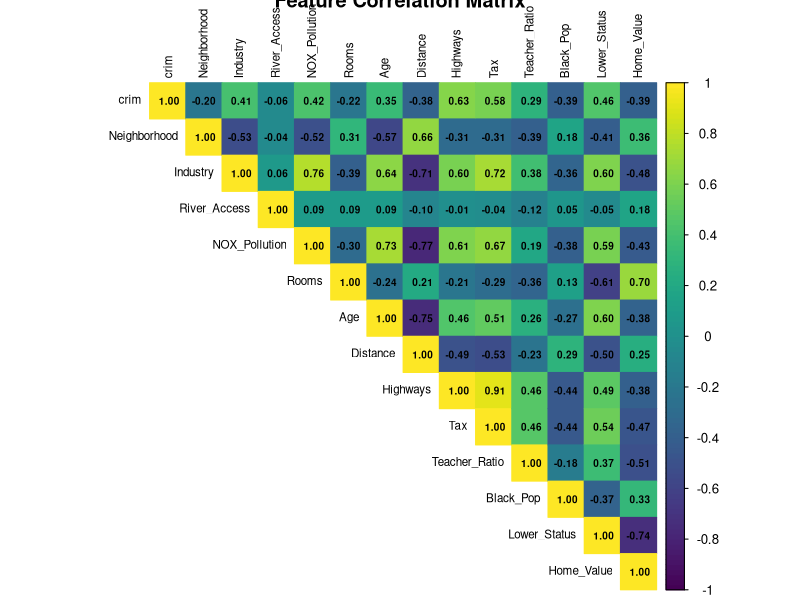
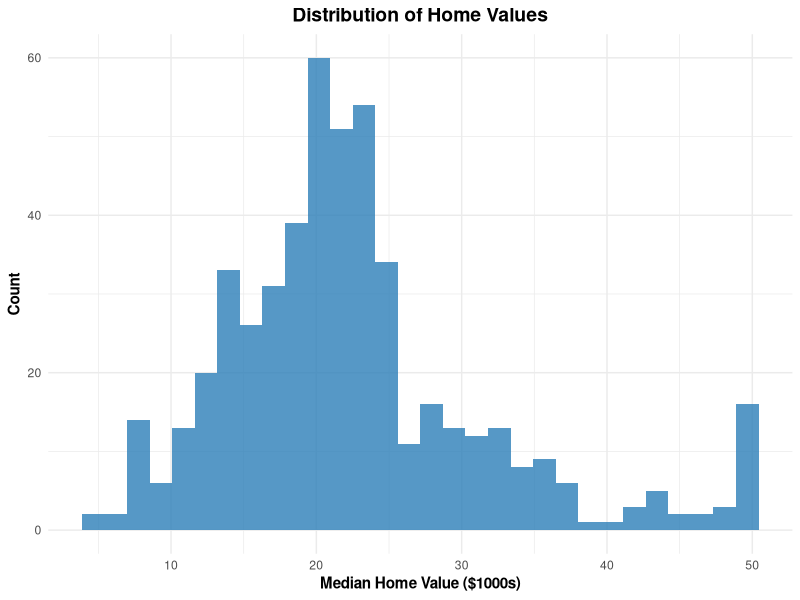
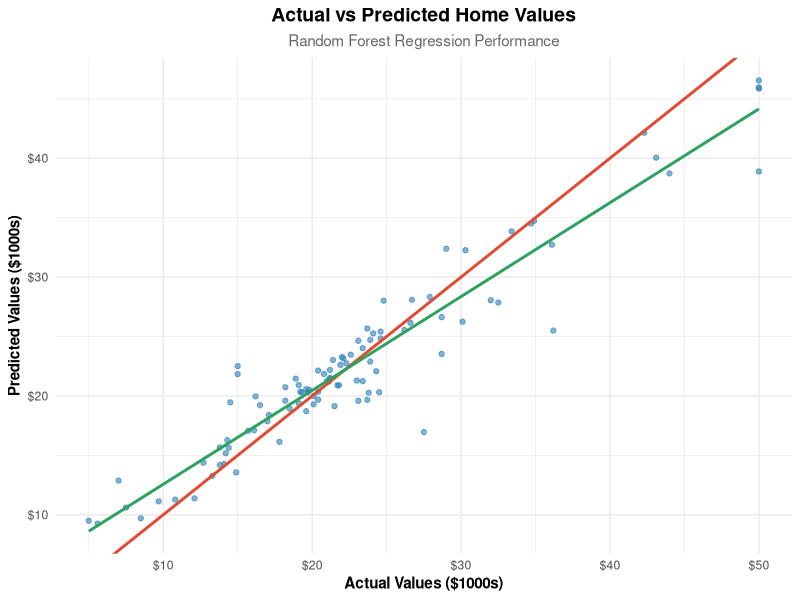
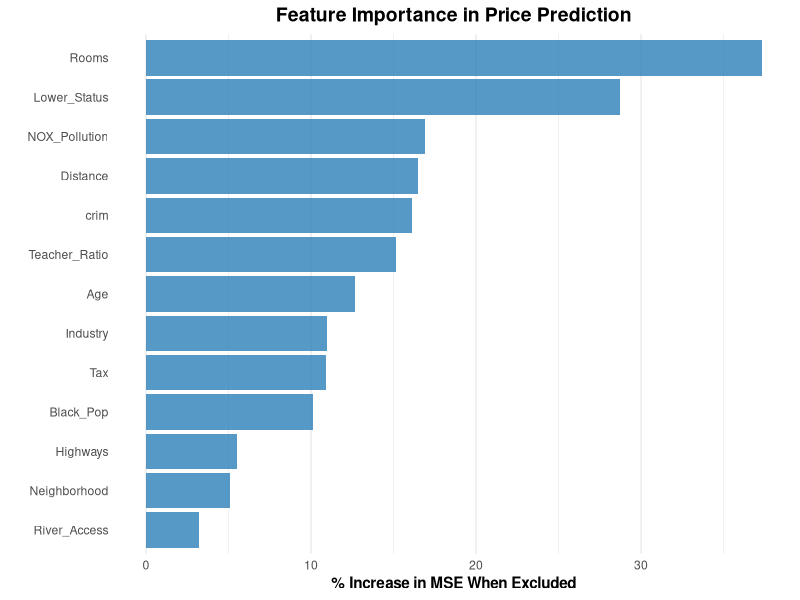
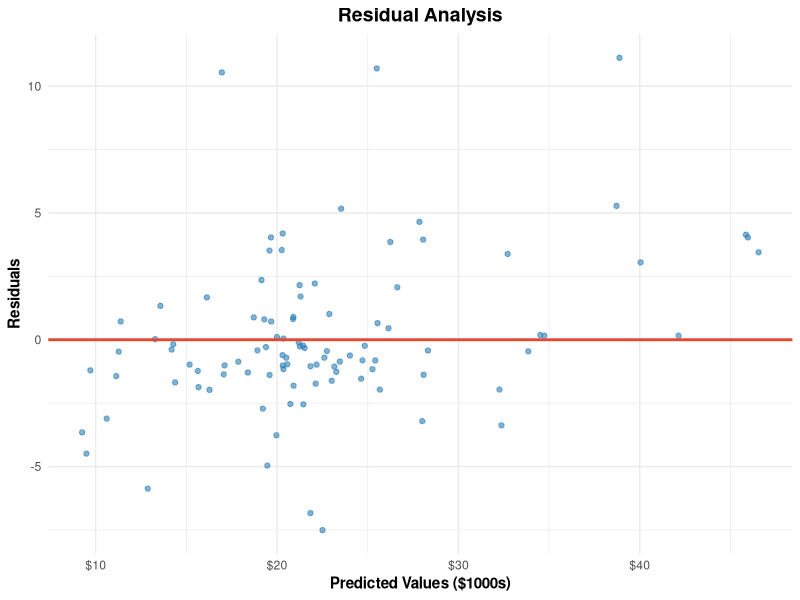

The R source for these figures, in order:
# Boston Housing Price Prediction Analysis
# Portfolio Project - Predictive Modeling & Data Visualization

# ----------------------------
# 1. Environment Setup
# ----------------------------
# Install & load packages
packages <- c("tidyverse", "caret", "randomForest", "corrplot", 
              "Metrics", "MASS", "ggpubr", "viridis")
installed <- packages %in% rownames(installed.packages())
if (any(!installed)) install.packages(packages[!installed])

suppressPackageStartupMessages({
  library(tidyverse)
  library(caret)
  library(randomForest)
  library(corrplot)
  library(Metrics)
  library(MASS)
  library(ggpubr)
  library(viridis)
})

# ----------------------------
# 2. Data Preparation
# ----------------------------
data <- MASS::Boston

# Convert to tibble for better printing
housing_data <- as_tibble(data) %>%
  rename(Neighborhood = zn,
         Industry = indus,
         River_Access = chas,
         NOX_Pollution = nox,
         Rooms = rm,
         Age = age,
         Distance = dis,
         Highways = rad,
         Tax = tax,
         Teacher_Ratio = ptratio,
         Black_Pop = black,
         Lower_Status = lstat,
         Home_Value = medv)

# ----------------------------
# 3. Exploratory Data Analysis
# ----------------------------
# Custom theme for visualizations
portfolio_theme <- theme_minimal() +
  theme(
    plot.title = element_text(face = "bold", size = 14, hjust = 0.5),
    plot.subtitle = element_text(hjust = 0.5, color = "grey40"),
    axis.title = element_text(face = "bold"),
    legend.position = "bottom"
  )

# Correlation matrix with significance
cor_matrix <- cor(housing_data)
png("correlation_matrix.png", width = 8, height = 6, units = "in", res = 300)
corrplot(cor_matrix, method = "color", type = "upper",
         tl.cex = 0.7, tl.col = "black",
         addCoef.col = "black", number.cex = 0.6,
         col = viridis(100),
         title = "Feature Correlation Matrix")
dev.off()

# Distribution of target variable
target_dist <- ggplot(housing_data, aes(x = Home_Value)) +
  geom_histogram(fill = "#2c7fb8", bins = 30, alpha = 0.8) +
  labs(title = "Distribution of Home Values",
       x = "Median Home Value ($1000s)", y = "Count") +
  portfolio_theme

ggsave("home_value_distribution.png", target_dist, width = 8, height = 6)

# ----------------------------
# 4. Model Development
# ----------------------------
set.seed(123)
train_index <- createDataPartition(housing_data$Home_Value, p = 0.8, list = FALSE)
train_data <- housing_data[train_index, ]
test_data <- housing_data[-train_index, ]

# Train Random Forest model
set.seed(123)
rf_model <- randomForest(
  Home_Value ~ .,
  data = train_data,
  ntree = 500,
  mtry = 4,
  importance = TRUE,
  do.trace = 100
)

# ----------------------------
# 5. Model Evaluation
# ----------------------------
# Generate predictions
predictions <- predict(rf_model, newdata = test_data)

# Create evaluation data frame
results <- tibble(
  Actual = test_data$Home_Value,
  Predicted = predictions
)

# Actual vs Predicted plot
avp_plot <- ggplot(results, aes(x = Actual, y = Predicted)) +
  geom_point(alpha = 0.6, color = "#2c7fb8") +
  geom_abline(slope = 1, intercept = 0, color = "#e34a33", linewidth = 1) +
  geom_smooth(method = "lm", color = "#2ca25f", se = FALSE) +
  labs(title = "Actual vs Predicted Home Values",
       subtitle = "Random Forest Regression Performance",
       x = "Actual Values ($1000s)", 
       y = "Predicted Values ($1000s)") +
  portfolio_theme +
  scale_x_continuous(labels = scales::dollar_format(prefix = "$")) +
  scale_y_continuous(labels = scales::dollar_format(prefix = "$"))

ggsave("actual_vs_predicted.png", avp_plot, width = 10, height = 8)

# Feature importance visualization
importance <- importance(rf_model)
var_importance <- data.frame(
  Feature = rownames(importance),
  Importance = importance[, "%IncMSE"]
) %>% arrange(desc(Importance))

var_plot <- ggplot(var_importance, aes(x = reorder(Feature, Importance), y = Importance)) +
  geom_col(fill = "#2c7fb8", alpha = 0.8) +
  coord_flip() +
  labs(title = "Feature Importance in Price Prediction",
       x = "", y = "% Increase in MSE When Excluded") +
  portfolio_theme +
  theme(panel.grid.major.y = element_blank())

ggsave("feature_importance.png", var_plot, width = 10, height = 6)

# ----------------------------
# 6. Performance Metrics
# ----------------------------
metrics <- list(
  RMSE = rmse(results$Actual, results$Predicted),
  MAE = mae(results$Actual, results$Predicted),
  R2 = R2(results$Predicted, results$Actual)
)

cat("Model Performance Metrics:\n",
    "📉 RMSE: ", round(metrics$RMSE, 2), "\n",
    "📊 MAE: ", round(metrics$MAE, 2), "\n",
    "🧠 R²: ", round(metrics$R2, 3), sep = "")

# ----------------------------
# 7. Diagnostic Plots
# ----------------------------
# Residual analysis
residual_plot <- ggplot(results, aes(x = Predicted, y = Actual - Predicted)) +
  geom_point(alpha = 0.6, color = "#2c7fb8") +
  geom_hline(yintercept = 0, color = "#e34a33", linewidth = 1) +
  labs(title = "Residual Analysis",
       x = "Predicted Values ($1000s)", 
       y = "Residuals") +
  portfolio_theme +
  scale_x_continuous(labels = scales::dollar_format(prefix = "$"))

ggsave("residual_analysis.png", residual_plot, width = 10, height = 8)
